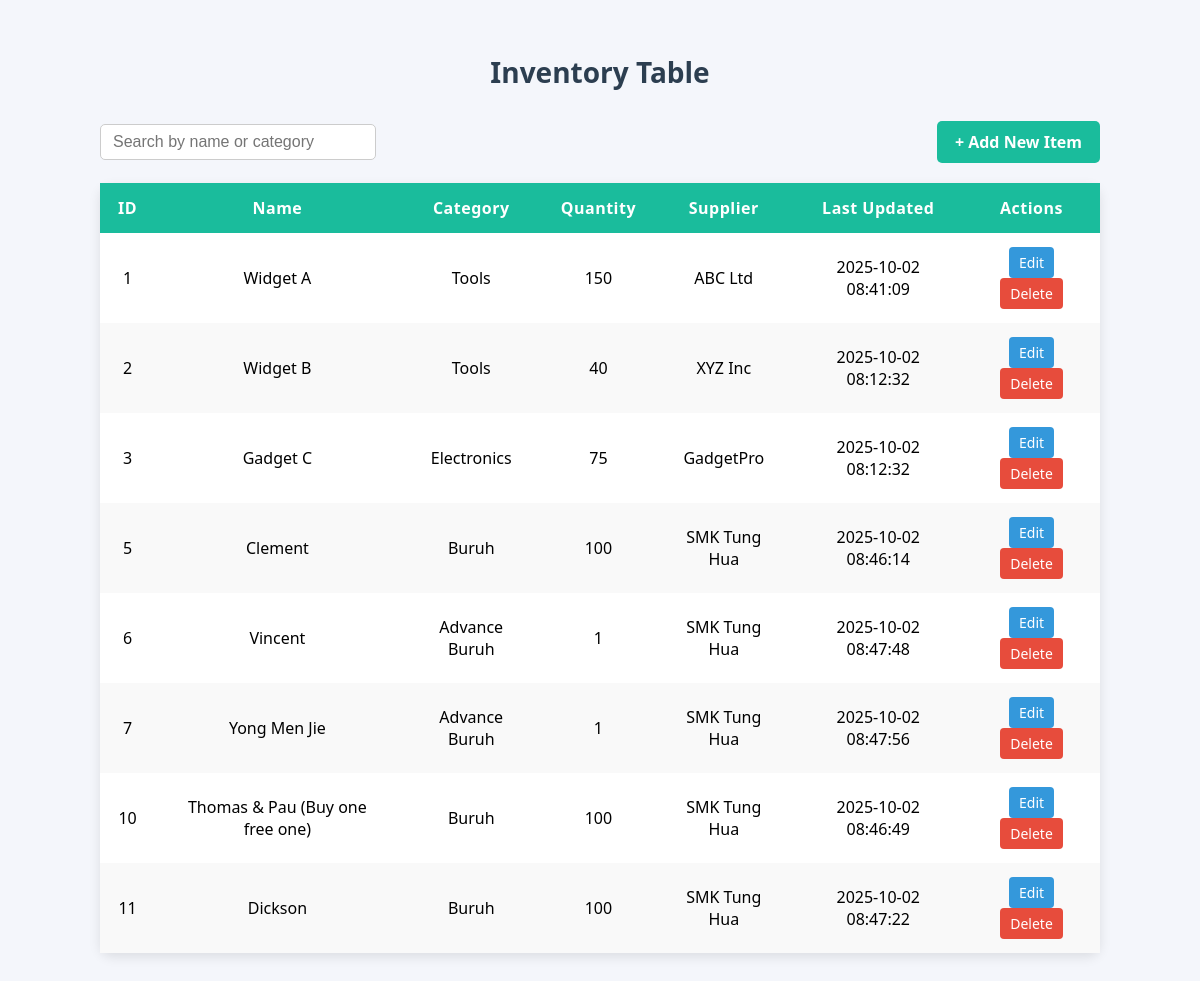
The page / on the database its author committed.
### tables this page shows
CREATE TABLE inventory (
            id INTEGER PRIMARY KEY AUTOINCREMENT,
            name TEXT NOT NULL,
            Category TEXT,
            Quantity_in_Stock INTERGER,
            Supplier TEXT,
            Last_Updated TEXT
        );

### main/main.py (the view)
@app.route("/", methods=["GET"])
def index():
    search = request.args.get("search", "")
    conn = get_db_connection()
    cursor = conn.cursor()
    cursor.execute("""
        CREATE TABLE IF NOT EXISTS inventory (
            id INTEGER PRIMARY KEY AUTOINCREMENT,
            name TEXT NOT NULL,
            category TEXT,
            quantity_in_stock INTEGER,
            supplier TEXT,
            last_updated TEXT
        )
    """)
    if search:
        cursor.execute("""
            SELECT * FROM inventory
            WHERE name LIKE ? OR category LIKE ?
        """, (f"%{search}%", f"%{search}%"))
    else:
        cursor.execute("SELECT * FROM inventory")
    rows = cursor.fetchall()
    conn.close()
    return render_template("main.html", rows=rows)

### main/main.py (called while the page is built)
def get_db_connection():
    conn = sqlite3.connect(DB_NAME)
    conn.row_factory = sqlite3.Row
    return conn

### main/templates/main.html (shortened to what this page needs)
<!DOCTYPE html>
<html lang="en">
<head>
</head>
<body>
    <h2>Inventory Table</h2>
    <div class="actions">
        <form method="GET" action="/">
            <input type="text" name="search" placeholder="Search by name or category" value="{{ request.args.get('search', '') }}">
        </form>
        <a href="/add" class="button">+ Add New Item</a>
    </div>
    <table>
        <thead>
            <tr>
                <th>ID</th>
                <th>Name</th>
                <th>Category</th>
                <th>Quantity</th>
                <th>Supplier</th>
                <th>Last Updated</th>
                <th>Actions</th>
            </tr>
        </thead>
        <tbody>
            {% for row in rows %}
            <tr>
                <td>{{ row[0] }}</td>
                <td>{{ row[1] }}</td>
                <td>{{ row[2] }}</td>
                <td>{{ row[3] }}</td>
                <td>{{ row[4] }}</td>
                <td>{{ row[5] }}</td>
                <td>
                    <a href="/edit/{{ row[0] }}" class="btn edit-btn">Edit</a>
                    <a href="/delete/{{ row[0] }}" class="btn delete-btn" onclick="return confirm('Delete this item?')">Delete</a>
                </td>
            </tr>
            {% endfor %}
        </tbody>
    </table>
</body>
</html>

### main/templates/main.html (style rules this page uses)
body { font-family: "Segoe UI", Arial, sans-serif; background: #f4f6fb; margin: 0; padding: 30px; }
h2 { text-align: center; margin-bottom: 30px; font-size: 28px; color: #2c3e50; }
.actions { max-width: 1000px; margin: 0 auto 20px; display: flex; justify-content: space-between; align-items: center; }
.actions form input[type="text"] { padding: 8px 12px; font-size: 16px; width: 250px; border: 1px solid #ccc; border-radius: 5px; }
.actions .button { background-color: #1abc9c; color: white; padding: 10px 18px; border-radius: 5px; text-decoration: none; font-weight: 600; }
table { border-collapse: separate; border-spacing: 0; width: 100%; max-width: 1000px; margin: 0 auto; background: white; border-radius: 12px; box-shadow: 0 4px 12px rgba(0,0,0,0.1); }
th, td { padding: 14px 18px; text-align: center; }
th { background-color: #1abc9c; color: white; font-weight: 600; letter-spacing: 0.5px; }
tr:nth-child(even) { background-color: #f9f9f9; }
.btn { padding: 6px 10px; font-size: 14px; border: none; border-radius: 4px; cursor: pointer; text-decoration: none; display: inline-block; }
.edit-btn { background-color: #3498db; color: white; }
.delete-btn { background-color: #e74c3c; color: white; }

### rows shown on the page
inventory: id "1", name "Widget A", Category "Tools", Quantity_in_Stock "150", Supplier "ABC Ltd", Last_Updated "2025-10-02 08:41:09"
inventory: id "2", name "Widget B", Category "Tools", Quantity_in_Stock "40", Supplier "XYZ Inc", Last_Updated "2025-10-02 08:12:32"
inventory: id "3", name "Gadget C", Category "Electronics", Quantity_in_Stock "75", Supplier "GadgetPro", Last_Updated "2025-10-02 08:12:32"
inventory: id "5", name "Clement", Category "Buruh", Quantity_in_Stock "100", Supplier "SMK Tung Hua", Last_Updated "2025-10-02 08:46:14"
inventory: id "6", name "Vincent", Category "Advance Buruh", Quantity_in_Stock "1", Supplier "SMK Tung Hua", Last_Updated "2025-10-02 08:47:48"
inventory: id "7", name "Yong Men Jie", Category "Advance Buruh", Quantity_in_Stock "1", Supplier "SMK Tung Hua", Last_Updated "2025-10-02 08:47:56"
inventory: id "10", name "Thomas & Pau (Buy one free one)", Category "Buruh", Quantity_in_Stock "100", Supplier "SMK Tung Hua", Last_Updated "2025-10-02 08:46:49"
inventory: id "11", name "Dickson", Category "Buruh", Quantity_in_Stock "100", Supplier "SMK Tung Hua", Last_Updated "2025-10-02 08:47:22"
